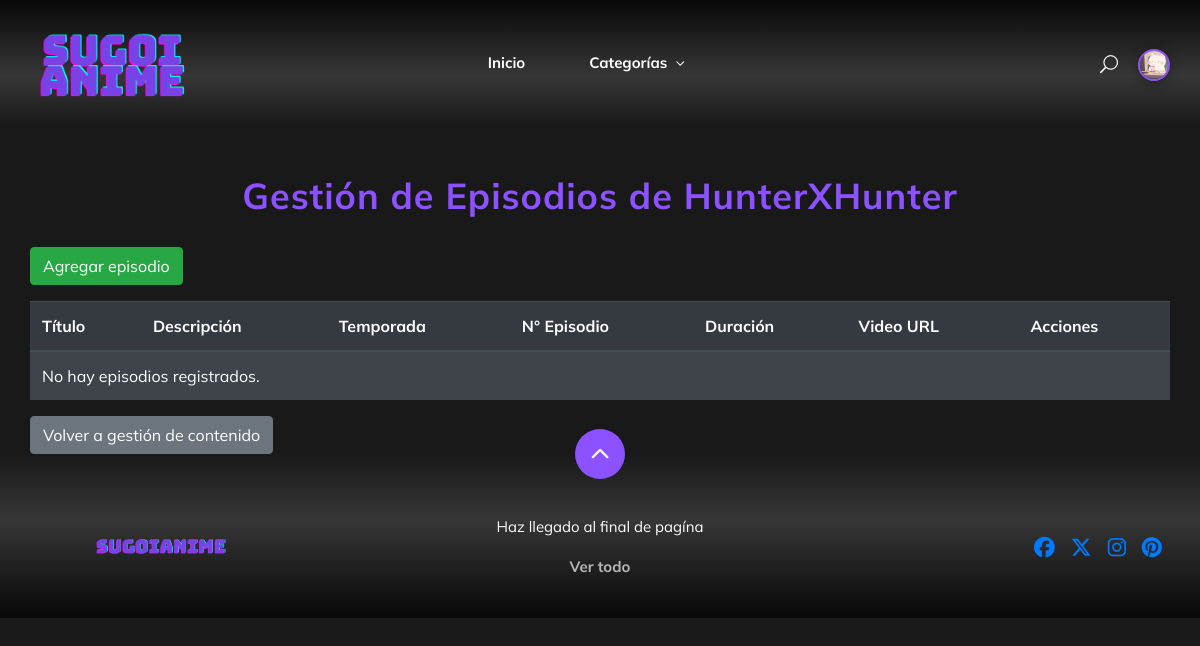
The page /contenido/13/episodios/ (signed in) on the database as committed earlier.
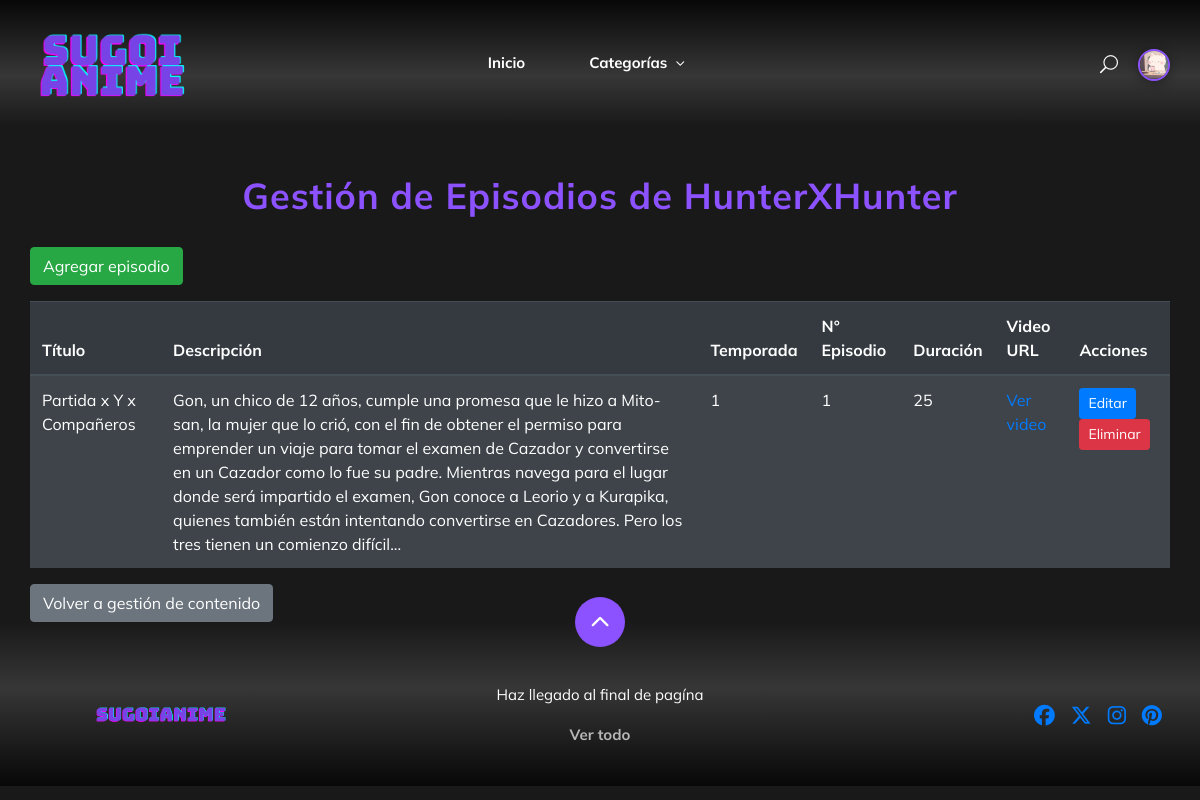
The same page on the database as committed later.
### myapp/models.py (models this page shows, shortened)
class Episodio(models.Model):
    serie = models.ForeignKey(Contenido, on_delete=models.CASCADE, limit_choices_to={'tipo': 'serie'})
    temporada = models.PositiveIntegerField()
    numero_episodio = models.PositiveIntegerField()
    titulo = models.CharField(max_length=255)
    duracion = models.PositiveIntegerField(help_text="Duración en minutos")
    video_url = models.URLField(max_length=1000, blank=True, null=True)
    video_file = models.FileField(upload_to='videos/', blank=True, null=True)
    descripcion = models.TextField(blank=True, null=True)

### myapp/views.py (the view)
# urls.py: path('contenido/<int:contenido_id>/episodios/', views.contenido_gestion_episodios, name='contenido_gestion_episodios'),
@login_required
def contenido_gestion_episodios(request, contenido_id):
    contenido = get_object_or_404(Contenido, pk=contenido_id)
    episodios = Episodio.objects.filter(serie=contenido)
    return render(request, 'myapp/episodios_form.html', {'contenido': contenido, 'episodios': episodios})

### myapp/context_processors.py (called while the page is built)
def base_context(request):
    categorias_menu = Categoria.objects.all().order_by('nombre')
    return {'categorias_menu': categorias_menu}

### myapp/templates/myapp/episodios_form.html (shortened to what this page needs)
{% extends 'myapp/base.html' %}
{% block content %}
<div class="container mt-5">
    <h2 class="titulo-gestor">Gestión de Episodios de {{ contenido.titulo }}</h2>
    <a href="{% url 'episodio_create' contenido.id %}" class="btn btn-success mb-3">Agregar episodio</a>
    <table class="table table-dark table-striped">
        <thead>
            <tr>
                <th>Título</th>
                <th>Descripción</th>
                <th>Temporada</th>
                <th>N° Episodio</th>
                <th>Duración</th>
                <th>Video URL</th>
                <th>Acciones</th>
            </tr>
        </thead>
        <tbody>
            {% for episodio in episodios %}
            <tr>
                <td>{{ episodio.titulo }}</td>
                <td>{{ episodio.descripcion|default:'-' }}</td>
                <td>{{ episodio.temporada }}</td>
                <td>{{ episodio.numero_episodio }}</td>
                <td>{{ episodio.duracion }}</td>
                <td><a href="{{ episodio.video_url }}" target="_blank">Ver video</a></td>
                <td>
                    <a href="{% url 'episodio_update' episodio.id %}" class="btn btn-primary btn-sm">Editar</a>
                    <a href="{% url 'episodio_delete' episodio.id %}" class="btn btn-danger btn-sm">Eliminar</a>
                </td>
            </tr>
            {% empty %}
            <tr><td colspan="7">No hay episodios registrados.</td></tr>
            {% endfor %}
        </tbody>
    </table>
    <a href="{% url 'contenido_list' %}" class="btn btn-secondary">Volver a gestión de contenido</a>
</div>
{% endblock %}

Rows that differ between the two databases and show on the page:
added Episodio: titulo "Partida x Y x Compañeros", descripcion "Gon, un chico de 12 años, cumple una promesa que le hizo a Mito-san, la mujer que lo crió, con el fin de obtener el permiso para emprender un viaje para tomar el examen de Cazador y convertirse en un Cazador como lo fue su padre. Mientras navega para el lugar donde será impartido el examen, Gon conoce a Leorio y a Kurapika, quienes también están intentando convertirse en Cazadores. Pero los tres tienen un comienzo difícil...", temporada "1", numero_episodio "1", duracion "25"
Other text that changed with them:
text no longer shown: "No hay episodios registrados."
